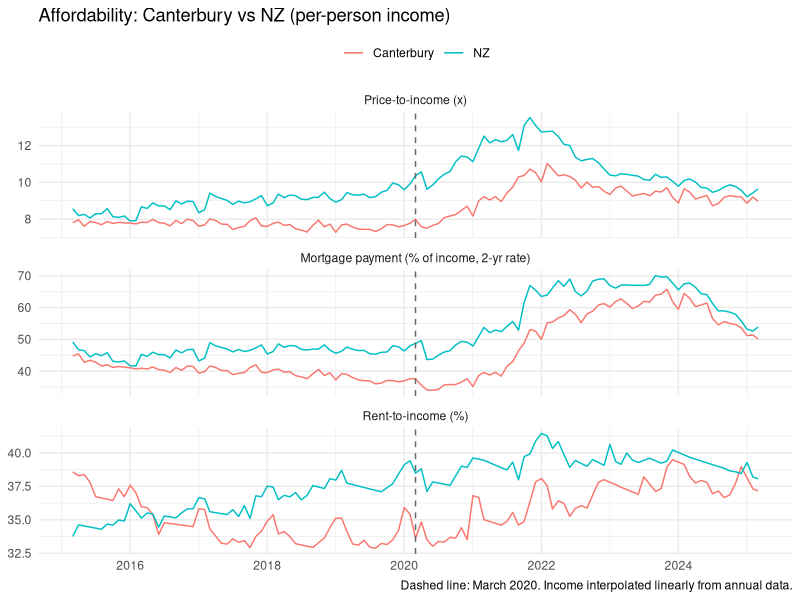
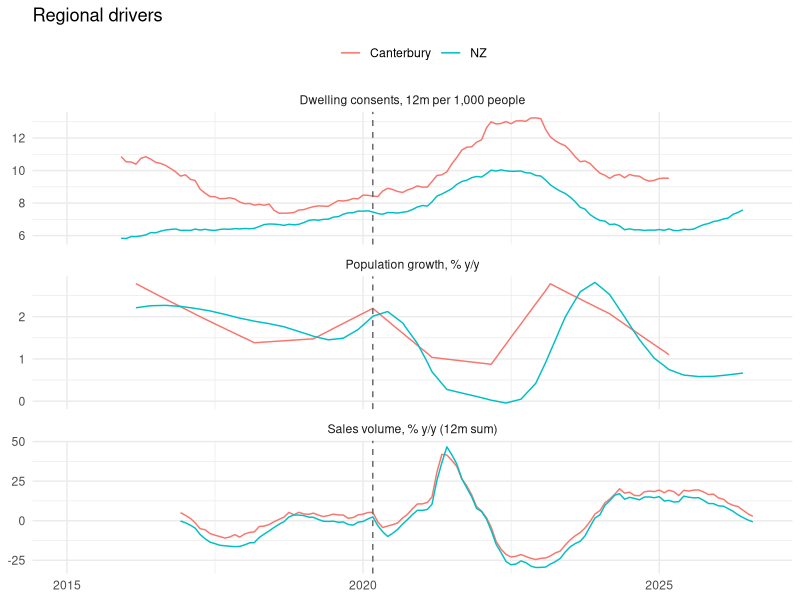
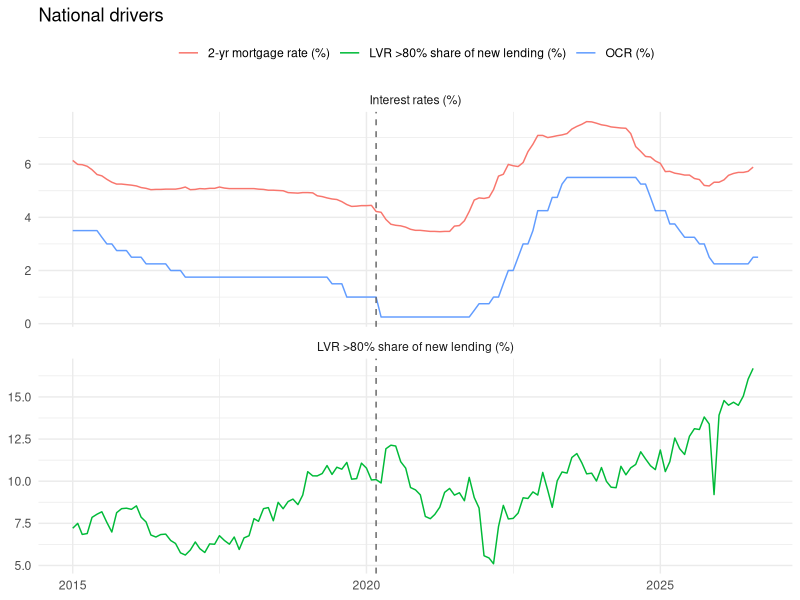
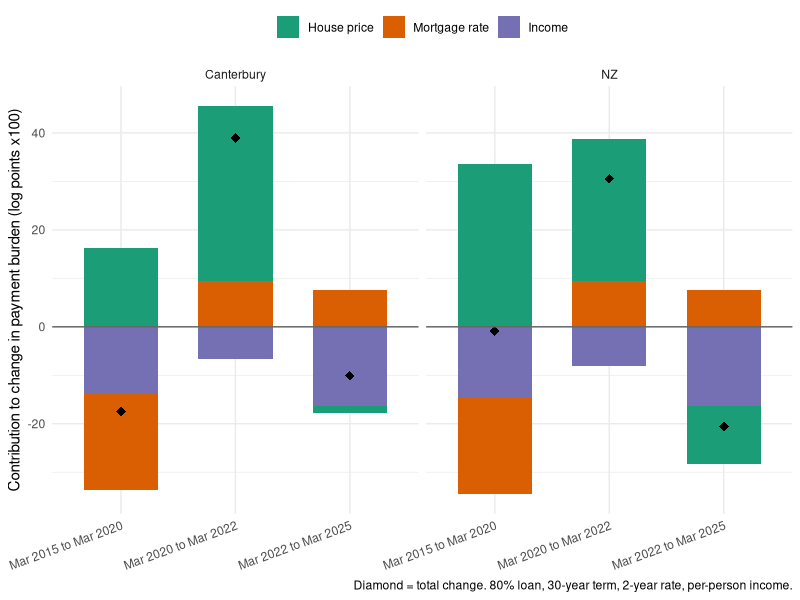
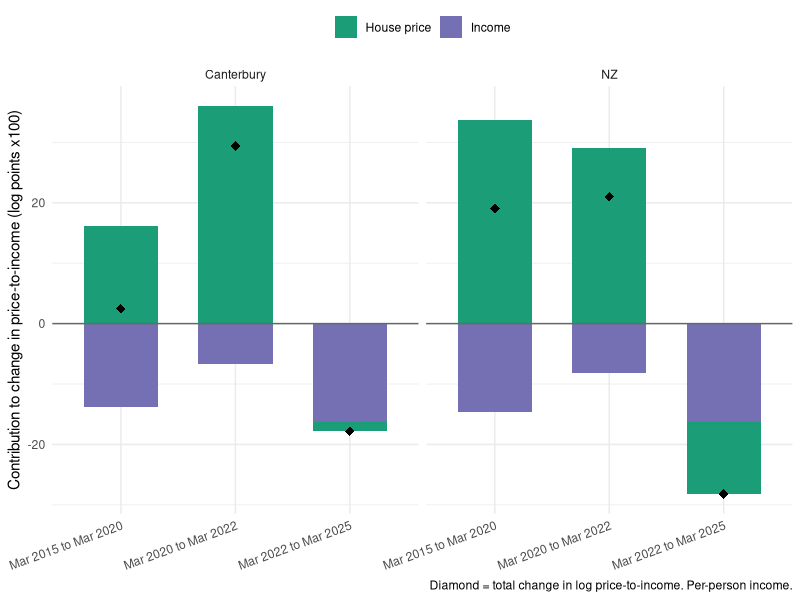
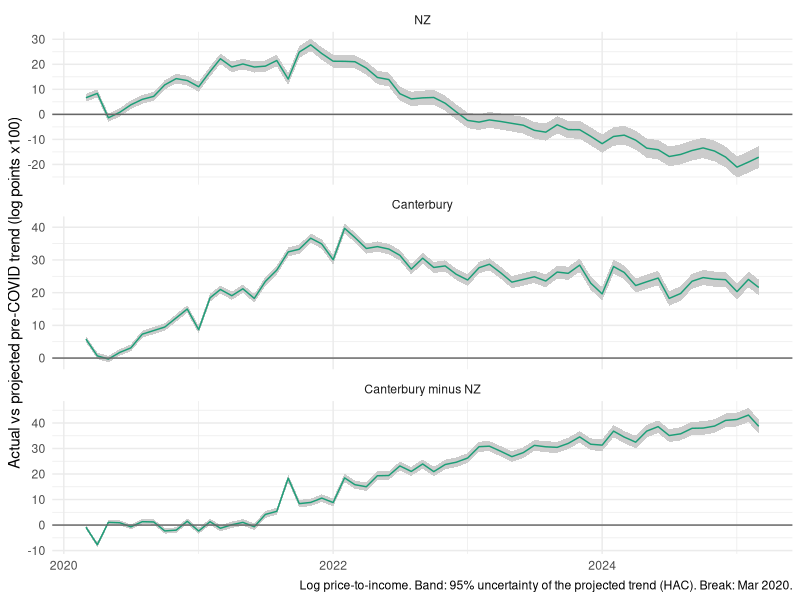
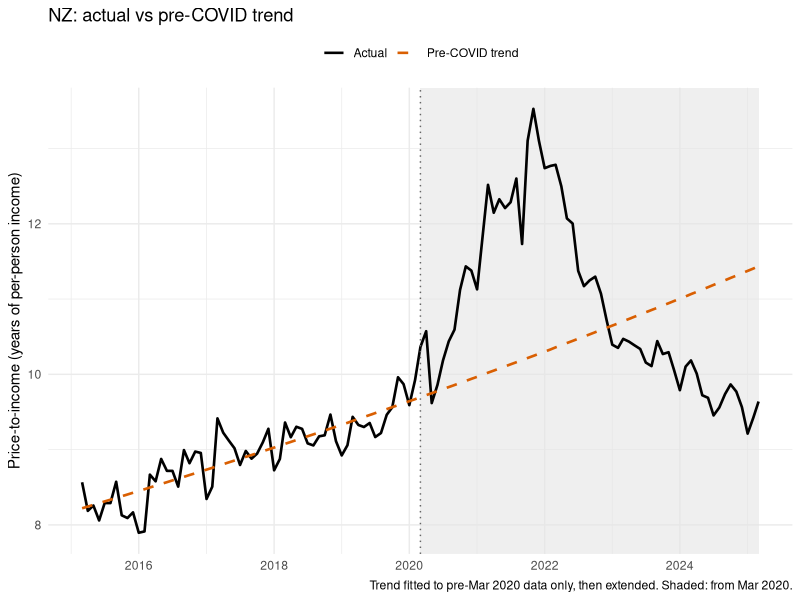
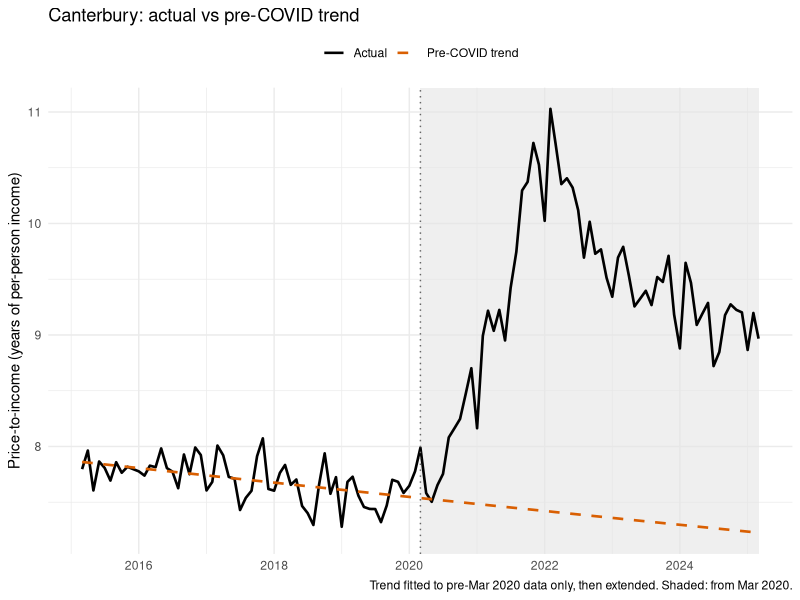

Source code (R) for these figures, in order:
## ---- chunk 1
knitr::opts_chunk$set(message = FALSE, warning = FALSE, fig.width = 8, fig.height = 6)
library(tidyverse)
library(readxl)
library(zoo)
library(sandwich)
library(lmtest)
# car is called as car::vif(): loading it would mask dplyr::recode, used in the plots

covid         <- as.Date("2020-03-01")  # first post-COVID month; the single break date used throughout
common_window <- TRUE                   # TRUE: NZ and Canterbury full-sample models use identical months
## ---- chunk 2
raw <- read_excel("Time_series_data.xlsx", sheet = "Combined")
names(raw) <- str_squish(names(raw))   # strips trailing/double spaces

df <- raw %>%
  transmute(
    date          = as.Date(Date),
    nz_price      = `NZ Median sale price`,
    cant_price    = `Canterbury Median sale price`,
    nz_rent       = `Median Rent`,
    cant_rent     = `Canterbury Median Rent`,
    nz_low_rent   = `Lower Quartile Rent`,
    cant_low_rent = `Canterbury Lower Quartile Rent`,
    rate_1y       = `1 Year Mortgage Rate`,
    rate_2y       = `2 Year Mortgage Rate`,
    ocr           = OCR,
    income_nz     = `Mean Income`,              # per person
    income_cant   = `Mean Income Canterbury`,   # per person
    unemp         = `Unemployment Rate`,
    cpi           = CPI,
    pop_nz        = Population,
    pop_cant      = `Canterbury Population`,
    lvr_total     = `LVR Total New Commitments (NZDm)`,
    lvr_above80   = `LVR Above 80% Commitments (NZDm)`,
    consents_nz   = `Dwelling Unit Consents`,
    consents_cant = `Canterbury Dwelling Unit Consents`,
    vol_nz        = `Volume Sold`,
    vol_cant      = `Volume Sold Canterbury`,
    net_mig_nz    = `Net migration`,
    bright_line   = `Bright Line Test Period`   # holding period in force (years)
  )

stopifnot(all(as.numeric(diff(df$date)) %in% 28:31))   # monthly grid, no gaps
## ---- chunk 3
# Linear interpolation between observed points; na.rm = FALSE means no extrapolation
interp_vars <- c("income_nz", "income_cant", "unemp", "cpi", "pop_nz", "pop_cant")
df <- df %>% mutate(across(all_of(interp_vars), ~ na.approx(.x, na.rm = FALSE)))

# Monthly P&I payment on an 80% loan, as % of annual income
pmt_share <- function(price, rate_pct, income, ltv = 0.8, years = 30) {
  r <- rate_pct / 100 / 12
  n <- years * 12
  price * ltv * r / (1 - (1 + r)^(-n)) * 12 / income * 100
}

df <- df %>%
  mutate(
    # affordability outcomes (2-year rate main, 1-year sensitivity)
    pti_nz       = nz_price / income_nz,
    pti_cant     = cant_price / income_cant,
    serv_nz_2y   = pmt_share(nz_price,   rate_2y, income_nz),
    serv_cant_2y = pmt_share(cant_price, rate_2y, income_cant),
    serv_nz_1y   = pmt_share(nz_price,   rate_1y, income_nz),
    serv_cant_1y = pmt_share(cant_price, rate_1y, income_cant),
    rti_nz       = nz_rent   * 52 / income_nz   * 100,
    rti_cant     = cant_rent * 52 / income_cant * 100,

    # regressors
    lvr_share       = lvr_above80 / lvr_total * 100,
    net_mig_nz_k    = net_mig_nz / 1000,
    pop_growth_nz   = 100 * (pop_nz   / dplyr::lag(pop_nz, 12)   - 1),
    pop_growth_cant = 100 * (pop_cant / dplyr::lag(pop_cant, 12) - 1),

    consents_12m_nz       = rollsumr(consents_nz,   12, fill = NA),
    consents_12m_cant     = rollsumr(consents_cant, 12, fill = NA),
    consents_per1000_nz   = consents_12m_nz   / pop_nz   * 1000,
    consents_per1000_cant = consents_12m_cant / pop_cant * 1000,

    vol_12m_nz   = rollsumr(vol_nz,   12, fill = NA),
    vol_12m_cant = rollsumr(vol_cant, 12, fill = NA),
    vol_yoy_nz   = 100 * (vol_12m_nz   / dplyr::lag(vol_12m_nz, 12)   - 1),
    vol_yoy_cant = 100 * (vol_12m_cant / dplyr::lag(vol_12m_cant, 12) - 1)
  )
## ---- chunk 4
# Coverage of every variable
df %>%
  pivot_longer(-date) %>%
  filter(!is.na(value)) %>%
  group_by(name) %>%
  summarise(n = n(), first = min(date), last = max(date), .groups = "drop") %>%
  print(n = Inf)

# Constructed measures vs the official annual points
# (levels differ: per-person vs household income; compare trends)
official <- raw %>%
  transmute(date = as.Date(Date),
            off_pti_nz   = `New Zealand House value to income`,
            off_pti_cant = `Canterbury Region House value to income`,
            off_ser_nz   = `New Zealand Mortgage payment proportion of income`,
            off_ser_cant = `Canterbury Region Mortgage payment proportion of income`) %>%
  filter(!is.na(off_pti_nz)) %>%
  inner_join(df %>% select(date, pti_nz, pti_cant, serv_nz_2y, serv_cant_2y,
                           serv_nz_1y, serv_cant_1y), by = "date") %>%
  drop_na()

tibble(
  measure  = c("PTI", "Serv 2y", "Serv 1y"),
  cor_nz   = c(cor(official$off_pti_nz, official$pti_nz),
               cor(official$off_ser_nz, official$serv_nz_2y),
               cor(official$off_ser_nz, official$serv_nz_1y)),
  cor_cant = c(cor(official$off_pti_cant, official$pti_cant),
               cor(official$off_ser_cant, official$serv_cant_2y),
               cor(official$off_ser_cant, official$serv_cant_1y))
) %>% mutate(across(where(is.numeric), ~ round(.x, 2)))
## ---- chunk 5
outcomes <- df %>%
  select(date, pti_nz, pti_cant, serv_nz = serv_nz_2y, serv_cant = serv_cant_2y,
         rti_nz, rti_cant) %>%
  pivot_longer(-date, names_to = c("measure", "region"), names_pattern = "(.*)_(nz|cant)") %>%
  filter(!is.na(value)) %>%
  mutate(region  = if_else(region == "nz", "NZ", "Canterbury"),
         measure = factor(measure, levels = c("pti", "serv", "rti"),
                          labels = c("Price-to-income (x)",
                                     "Mortgage payment (% of income, 2-yr rate)",
                                     "Rent-to-income (%)")))

ggplot(outcomes, aes(date, value, colour = region)) +
  geom_line() +
  geom_vline(xintercept = covid, linetype = "dashed", colour = "grey40") +
  facet_wrap(~ measure, scales = "free_y", ncol = 1) +
  labs(x = NULL, y = NULL, colour = NULL,
       title = "Affordability: Canterbury vs NZ (per-person income)",
       caption = paste0("Dashed line: ", format(covid, "%B %Y"),
                        ". Income interpolated linearly from annual data.")) +
  theme_minimal() + theme(legend.position = "top")
## ---- chunk 6
by_region <- df %>%
  select(date, consents_per1000_nz, consents_per1000_cant,
         pop_growth_nz, pop_growth_cant, vol_yoy_nz, vol_yoy_cant) %>%
  pivot_longer(-date, names_to = c("var", "region"), names_pattern = "(.*)_(nz|cant)") %>%
  mutate(region = if_else(region == "nz", "NZ", "Canterbury"),
         var = factor(var, levels = c("consents_per1000", "pop_growth", "vol_yoy"),
                      labels = c("Dwelling consents, 12m per 1,000 people",
                                 "Population growth, % y/y",
                                 "Sales volume, % y/y (12m sum)")))

ggplot(by_region, aes(date, value, colour = region)) +
  geom_line(na.rm = TRUE) +
  geom_vline(xintercept = covid, linetype = "dashed", colour = "grey40") +
  facet_wrap(~ var, scales = "free_y", ncol = 1) +
  labs(x = NULL, y = NULL, colour = NULL, title = "Regional drivers") +
  theme_minimal() + theme(legend.position = "top")

national <- df %>%
  select(date, `2-yr mortgage rate (%)` = rate_2y, `OCR (%)` = ocr,
         `LVR >80% share of new lending (%)` = lvr_share) %>%
  pivot_longer(-date) %>%
  mutate(panel = if_else(name == "LVR >80% share of new lending (%)",
                         name, "Interest rates (%)"))

ggplot(national, aes(date, value, colour = name)) +
  geom_line(na.rm = TRUE) +
  geom_vline(xintercept = covid, linetype = "dashed", colour = "grey40") +
  facet_wrap(~ panel, scales = "free_y", ncol = 1) +
  labs(x = NULL, y = NULL, colour = NULL, title = "National drivers") +
  theme_minimal() + theme(legend.position = "top")
## ---- chunk 7
# Pre/post COVID means
df %>%
  filter(!is.na(pti_nz)) %>%
  mutate(period = if_else(date < covid,
                          paste0("Pre-COVID (to ", format(covid - 1, "%b %Y"), ")"),
                          paste(format(covid, "%b %Y"), "onward"))) %>%
  group_by(period) %>%
  summarise(across(c(pti_nz, pti_cant, serv_nz_2y, serv_cant_2y, rti_nz, rti_cant),
                   ~ round(mean(.x, na.rm = TRUE), 1)), .groups = "drop")
## ---- chunk 8
k_fun <- function(rate_pct, years = 30) {          # monthly payment per $1 borrowed
  r <- rate_pct / 100 / 12
  n <- years * 12
  r / (1 - (1 + r)^(-n))
}

windows <- tibble(
  window = c("Mar 2015 to Mar 2020", "Mar 2020 to Mar 2022", "Mar 2022 to Mar 2025"),
  from   = as.Date(c("2015-03-01", "2020-03-01", "2022-03-01")),
  to     = as.Date(c("2020-03-01", "2022-03-01", "2025-03-01"))
)

anchors <- unique(c(windows$from, windows$to))   # March dates at the ends of each window

anchor <- df %>%
  filter(date %in% anchors) %>%
  transmute(date,
            NZ_price          = log(nz_price),
            NZ_rate           = log(k_fun(rate_2y)),
            NZ_income         = -log(income_nz),       # higher income lowers the burden
            Canterbury_price  = log(cant_price),
            Canterbury_rate   = log(k_fun(rate_2y)),
            Canterbury_income = -log(income_cant)) %>%
  pivot_longer(-date, names_to = c("region", "component"), names_sep = "_")

contrib <- windows %>%
  inner_join(rename(anchor, from = date, v0 = value), by = "from") %>%
  inner_join(rename(anchor, to = date, v1 = value), by = c("to", "region", "component")) %>%
  mutate(contribution = 100 * (v1 - v0),
         window    = factor(window, levels = windows$window),
         component = factor(component, levels = c("price", "rate", "income")))

# Direct change in log(outcome) between window ends, used to check the contributions sum exactly
direct_change <- function(nz_var, cant_var) {
  at <- df %>%
    select(date, NZ = {{ nz_var }}, Canterbury = {{ cant_var }}) %>%
    pivot_longer(-date, names_to = "region", values_to = "x")
  windows %>%
    inner_join(rename(at, from = date, x0 = x), by = "from") %>%
    inner_join(rename(at, to = date, x1 = x), by = c("to", "region")) %>%
    transmute(window = factor(window, levels = windows$window), region,
              direct = 100 * log(x1 / x0))
}

decomp_report <- function(cd, direct, ylab, caption) {
  totals <- cd %>%
    group_by(window, region) %>%
    summarise(total = sum(contribution), .groups = "drop")
  chk <- left_join(totals, direct, by = c("window", "region"))
  stopifnot(all(abs(chk$total - chk$direct) < 1e-8))

  tab <- cd %>%
    select(window, region, component, contribution) %>%
    pivot_wider(names_from = component, values_from = contribution) %>%
    left_join(totals, by = c("window", "region")) %>%
    mutate(across(where(is.numeric), ~ round(.x, 1))) %>%
    arrange(region, window)

  pal <- c(price = "#1b9e77", rate = "#d95f02", income = "#7570b3")
  lab <- c(price = "House price", rate = "Mortgage rate", income = "Income")
  used <- intersect(names(pal), as.character(unique(cd$component)))

  plt <- ggplot(cd, aes(window, contribution, fill = component)) +
    geom_col(width = 0.65) +
    geom_point(data = totals, aes(y = total, fill = NULL), shape = 18, size = 3,
               show.legend = FALSE) +
    geom_hline(yintercept = 0, colour = "grey40") +
    facet_wrap(~ region) +
    scale_fill_manual(values = unname(pal[used]), breaks = used, labels = unname(lab[used])) +
    labs(x = NULL, y = ylab, fill = NULL, caption = caption) +
    theme_minimal() + theme(legend.position = "top",
                            axis.text.x = element_text(angle = 20, hjust = 1))
  list(table = tab, plot = plt)
}

burden <- decomp_report(
  contrib, direct_change(serv_nz_2y, serv_cant_2y),
  "Contribution to change in payment burden (log points x100)",
  "Diamond = total change. 80% loan, 30-year term, 2-year rate, per-person income.")
burden$table
burden$plot

pti <- decomp_report(
  filter(contrib, component != "rate"), direct_change(pti_nz, pti_cant),
  "Contribution to change in price-to-income (log points x100)",
  "Diamond = total change in log price-to-income. Per-person income.")
pti$table
pti$plot
## ---- chunk 9
# Project each region's pre-COVID log-linear trend forward and compare with actual
yr_start <- seq(covid, by = "year", length.out = 5)
yr_end   <- c(yr_start[-1] - 1, max(df$date[!is.na(df$pti_nz)]))
yr_label <- sprintf("%s-%s", format(yr_start, "%b %Y"), format(yr_end, "%b %Y"))

q4 <- df %>%
  filter(!is.na(pti_nz)) %>%                 # Mar 2015 to Mar 2025
  mutate(t = row_number() / 12,              # time in years
         lpti_nz   = log(pti_nz),
         lpti_cant = log(pti_cant),
         gap       = lpti_cant - lpti_nz,
         period    = factor(c("pre", yr_label)[findInterval(date, yr_start) + 1],
                            levels = c("pre", yr_label)))

proj_dev <- function(y, data, break_date) {
  pre  <- data %>% filter(date <  break_date)
  post <- data %>% filter(date >= break_date)

  m0 <- lm(reformulate("t", y), data = pre)
  V  <- NeweyWest(m0, lag = 12, prewhite = FALSE)   # HAC covariance of the trend fit
  X  <- cbind(1, post$t)

  post <- post %>%
    mutate(actual = .data[[y]],
           proj   = as.numeric(X %*% coef(m0)),
           se     = sqrt(rowSums((X %*% V) * X)),   # uncertainty of the projection
           dev    = 100 * (actual - proj),
           lo     = 100 * (actual - proj - 1.96 * se),
           hi     = 100 * (actual - proj + 1.96 * se),
           row    = row_number())

  by_year <- post %>%
    group_by(period) %>%
    summarise(deviation = mean(dev),
              se = 100 * sqrt({xb <- colMeans(X[row, , drop = FALSE]); as.numeric(xb %*% V %*% xb)}),
              .groups = "drop") %>%
    mutate(lo = deviation - 1.96 * se, hi = deviation + 1.96 * se)

  list(monthly = select(post, date, period, dev, lo, hi),
       yearly = by_year, pre_slope = 100 * coef(m0)[["t"]])
}

outs <- c(NZ = "lpti_nz", Canterbury = "lpti_cant", `Canterbury minus NZ` = "gap")
res  <- map(outs, ~ proj_dev(.x, q4, covid))

map_dfr(res, "yearly", .id = "series") %>%
  mutate(across(where(is.numeric), ~ round(.x, 1))) %>%
  arrange(series, period)

round(map_dbl(res, "pre_slope"), 1)       # pre-COVID trend, % per year

map_dfr(res, "monthly", .id = "series") %>%
  mutate(series = factor(series, levels = names(outs))) %>%
  ggplot(aes(date, dev)) +
  geom_ribbon(aes(ymin = lo, ymax = hi), fill = "grey80") +
  geom_line(colour = "#1b9e77") +
  geom_hline(yintercept = 0, colour = "grey40") +
  facet_wrap(~ series, ncol = 1, scales = "free_y") +
  labs(x = NULL, y = "Actual vs projected pre-COVID trend (log points x100)",
       caption = paste0("Log price-to-income. Band: 95% uncertainty of the projected trend (HAC). Break: ",
                        format(covid, "%b %Y"), ".")) +
  theme_minimal()
## ---- chunk 10
trend_plot <- function(var, region) {
  d <- df %>% filter(!is.na(.data[[var]])) %>%
    mutate(t = row_number() / 12, actual = .data[[var]])

  fit <- lm(log(actual) ~ t, data = filter(d, date < covid))     # pre-COVID trend only
  d <- d %>% mutate(predicted = exp(predict(fit, newdata = d)))

  d %>%
    select(date, Actual = actual, `Pre-COVID trend` = predicted) %>%
    pivot_longer(-date, names_to = "series", values_to = "pti") %>%
    ggplot(aes(date, pti, colour = series, linetype = series)) +
    annotate("rect", xmin = covid, xmax = max(d$date), ymin = -Inf, ymax = Inf,
             fill = "grey90", alpha = 0.6) +
    geom_line(linewidth = 0.9) +
    geom_vline(xintercept = covid, colour = "grey40", linetype = "dotted") +
    scale_colour_manual(values = c(Actual = "black", `Pre-COVID trend` = "#d95f02")) +
    scale_linetype_manual(values = c(Actual = "solid", `Pre-COVID trend` = "dashed")) +
    labs(x = NULL, y = "Price-to-income (years of per-person income)",
         colour = NULL, linetype = NULL,
         title = paste0(region, ": actual vs pre-COVID trend"),
         caption = paste0("Trend fitted to pre-", format(covid, "%b %Y"),
                          " data only, then extended. Shaded: from ", format(covid, "%b %Y"), ".")) +
    theme_minimal() + theme(legend.position = "top")
}

trend_plot("pti_nz",   "NZ")
trend_plot("pti_cant", "Canterbury")
## ---- chunk 11
build_d <- function(var, region_name) {
  df %>%
    filter(!is.na(.data[[var]])) %>%
    mutate(t = row_number() / 12, actual = .data[[var]], region = region_name) %>%
    select(date, region, t, actual)
}
d <- bind_rows(build_d("pti_nz", "NZ"), build_d("pti_cant", "Canterbury"))
final_date <- max(d$date)
first_date <- as.Date("2015-03-01")
regions    <- c("NZ", "Canterbury")

# Fit the pre-COVID trend on a window (optionally dropping a block) and report slope, R2,
# and the deviation of the last observation from the projected trend (log points x100)
trend_stats <- function(region_name, from, to, drop_from, drop_to) {
  dat <- d %>% filter(region == region_name, date >= from, date < to)
  if (!is.na(drop_from)) dat <- filter(dat, !(date >= drop_from & date < drop_to))
  if (nrow(dat) < 8) return(NULL)                   # guard against degenerate windows

  fit  <- lm(log(actual) ~ t, data = dat)
  last <- filter(d, region == region_name, date == final_date)
  tibble(n_obs = nrow(dat),
         slope_pct_yr = 100 * coef(fit)[["t"]],      # t is in years
         r_squared = summary(fit)$r.squared,
         deviation_final = 100 * (log(last$actual) - predict(fit, last)))
}

no_drop <- as.Date(NA)
loyo <- tibble(block = c("2015-16", "2016-17", "2017-18", "2018-19", "2019-20"),
               b_from = as.Date(c("2015-03-01", "2016-03-01", "2017-03-01", "2018-03-01", "2019-03-01")),
               b_to   = as.Date(c("2016-03-01", "2017-03-01", "2018-03-01", "2019-03-01", "2020-03-01")))

specs <- bind_rows(
  expand_grid(region = regions, start = as.Date(c("2015-03-01", "2016-01-01", "2017-01-01", "2018-01-01"))) %>%
    transmute(region, test = "Vary start", spec = paste("start", format(start, "%Y-%m")),
              from = start, to = covid, drop_from = no_drop, drop_to = no_drop),
  expand_grid(region = regions, end = as.Date(c("2019-01-01", "2019-07-01", "2020-01-01", "2020-03-01", "2020-04-01"))) %>%
    transmute(region, test = "Vary end", spec = paste("end", format(end, "%Y-%m")),
              from = first_date, to = end, drop_from = no_drop, drop_to = no_drop),
  expand_grid(region = regions, loyo) %>%
    transmute(region, test = "Leave-one-year-out", spec = paste("drop", block),
              from = first_date, to = covid, drop_from = b_from, drop_to = b_to)
)

robust <- specs %>%
  mutate(stats = pmap(list(region, from, to, drop_from, drop_to), trend_stats)) %>%
  unnest(stats) %>%
  select(test, region, spec, n_obs, slope_pct_yr, r_squared, deviation_final)

robust %>% mutate(across(where(is.numeric), ~ round(.x, 2)))

ggplot(robust, aes(spec, slope_pct_yr, fill = region)) +
  geom_col(position = "dodge") +
  facet_wrap(~ test, scales = "free_x") +
  geom_hline(yintercept = 0, colour = "grey40") +
  labs(x = NULL, y = "Pre-COVID trend slope (%/yr)", fill = NULL,
       title = "Robustness of pre-COVID PTI trend slope to window choice") +
  theme_minimal() +
  theme(axis.text.x = element_text(angle = 40, hjust = 1), legend.position = "top")
## ---- chunk 12
# Stack the two regions under common variable names so one formula serves both
model_data <- bind_rows(
  df %>% transmute(date, region = "NZ", price = nz_price, consents = consents_per1000_nz,
                   rate_2y, lvr_share, net_mig_nz_k, unemp, bright_line),
  df %>% transmute(date, region = "Canterbury", price = cant_price, consents = consents_per1000_cant,
                   rate_2y, lvr_share, net_mig_nz_k, unemp, bright_line)
) %>%
  mutate(post_covid = as.integer(date >= covid))

if (common_window) {   # full-sample models on the months where both regions have every variable
  complete_dates <- model_data %>%
    drop_na() %>% count(date) %>% filter(n == 2) %>% pull(date)
  model_data <- filter(model_data, date %in% complete_dates)
}

f_pre  <- log(price) ~ rate_2y + lvr_share + net_mig_nz_k + consents + unemp + bright_line
# Interactions on rate and migration let those slopes change after COVID; the interaction
# p-value tests a break, and post-COVID slope = main effect + interaction
f_full <- update(f_pre, . ~ . + post_covid + rate_2y:post_covid + net_mig_nz_k:post_covid)

fit_one <- function(region_name, sample) {
  dat <- filter(model_data, region == region_name)
  # do.call embeds the data in the model call, so waldtest()/car::vif() can re-evaluate it
  if (sample == "pre") do.call(lm, list(f_pre, data = filter(dat, date < covid)))
  else do.call(lm, list(f_full, data = dat))
}

fits <- list(
  "NZ (pre-COVID)"           = fit_one("NZ", "pre"),
  "Canterbury (pre-COVID)"   = fit_one("Canterbury", "pre"),
  "NZ (full sample)"         = fit_one("NZ", "full"),
  "Canterbury (full sample)" = fit_one("Canterbury", "full")
)

hac_tidy <- function(fit, model_name) {
  ct <- coeftest(fit, vcov = NeweyWest(fit, prewhite = FALSE, adjust = TRUE))
  tibble(model = model_name, term = rownames(ct),
         estimate = ct[, 1], std.error = ct[, 2], statistic = ct[, 3], p.value = ct[, 4],
         r.squared = summary(fit)$r.squared, n = nobs(fit))
}

sig_stars <- function(p) {
  case_when(p < 0.001 ~ "***", p < 0.01 ~ "**", p < 0.05 ~ "*", p < 0.1 ~ ".", TRUE ~ "")
}

results <- imap_dfr(fits, hac_tidy) %>%
  mutate(model = factor(model, levels = names(fits)),
         display = paste0(sprintf("%.4f", estimate), sig_stars(p.value)))
## ---- chunk 13
for (m in names(fits)) {
  r <- filter(results, model == m)
  cat(sprintf("\n#### %s (R-squared = %.3f, n = %d)\n\n", m, r$r.squared[1], r$n[1]))
  r %>%
    transmute(Term = term, Estimate = display,
              `Std.Error` = sprintf("%.4f", std.error),
              `t-stat` = sprintf("%.2f", statistic),
              `p-value` = sprintf("%.3f", p.value)) %>%
    knitr::kable(align = "lrrrr") %>%
    cat(sep = "\n")
}
cat("\nSignificance: *** p<0.001, ** p<0.01, * p<0.05, . p<0.1\n")
## ---- chunk 14
# Joint HAC Wald test: are all slope coefficients zero?
imap_dfr(fits, function(fit, m) {
  w <- waldtest(fit, vcov = NeweyWest(fit, prewhite = FALSE, adjust = TRUE))
  tibble(model = m, F_stat = round(w$F[2], 3), p_value = round(w$`Pr(>F)`[2], 4))
})

# VIF. Main-effect/interaction pairs in the full-sample models are collinear by construction
imap_dfr(fits, ~ tibble(model = .y, term = names(car::vif(.x)), VIF = round(car::vif(.x), 2))) %>%
  pivot_wider(names_from = model, values_from = VIF) %>%
  arrange(term)

# Q2: NZ vs Canterbury, all terms side by side
results %>%
  filter(term != "(Intercept)") %>%
  select(model, term, display) %>%
  pivot_wider(names_from = model, values_from = display, values_fill = "")
## ---- chunk 15
## ---- chunk 12d: rent-to-income (RTI) descriptive treatment ----------------
# rti_nz / rti_cant already exist in df (chunk 2-ish: rti_nz = nz_rent*52/
# income_nz*100) and already appear in the combined outcomes facet chart and
# the pre/post-COVID means table -- but unlike PTI, RTI has never had its
# own standalone trend chart or a rent-vs-income decomposition. This chunk
# gives it the same descriptive treatment chunk 12b/12c gave PTI, purely
# descriptive (no regression/driver modelling -- rent-to-income is kept out
# of the Q1/Q2 driver regressions since rent itself would need its own
# demand/supply driver model, which is out of scope here).
#
# Also adds LOWER-QUARTILE RTI alongside the median, using `Lower Quartile
# Rent` / `Canterbury Lower Quartile Rent` (already in the raw spreadsheet,
# no new sourcing needed). Median RTI tells you about the "typical" renter;
# lower-quartile RTI is a much better proxy for how stretched the most
# vulnerable/lowest-cost renters are, since affordability pressure usually
# bites hardest at the bottom of the market. Note: income is NOT split by
# quartile (no such series available), so lower-quartile RTI pairs
# lower-quartile RENT against the SAME (median/mean per-person) income used
# elsewhere -- flagged as a limitation, not a true "low-income renter"
# ratio, just a bottom-of-market rent proxy against typical income.

library(dplyr)
library(tidyr)
library(ggplot2)

covid <- as.Date("2020-03-01")

## ---- build lower-quartile RTI (mirrors how rti_nz / rti_cant were built) --
df <- df %>%
  mutate(
    rti_lq_nz   = nz_low_rent             * 52 / income_nz   * 100,
    rti_lq_cant = cant_low_rent   * 52 / income_cant * 100
  )

## ---- standalone RTI trend chart, NZ vs Canterbury, median + lower-quartile
rti_long <- df %>%
  select(date,
         `NZ - median`             = rti_nz,
         `Canterbury - median`     = rti_cant,
         `NZ - lower quartile`     = rti_lq_nz,
         `Canterbury - lower quartile` = rti_lq_cant) %>%
  pivot_longer(-date, names_to = "series", values_to = "rti") %>%
  filter(!is.na(rti)) %>%
  separate(series, into = c("region", "measure"), sep = " - ")

ggplot(rti_long, aes(date, rti, colour = region, linetype = measure)) +
  geom_line(linewidth = 0.7) +
  geom_vline(xintercept = covid, linetype = "dashed", colour = "grey40") +
  labs(x = NULL, y = "Rent-to-income (%, annualised)", colour = NULL, linetype = NULL,
       title = "Rent-to-income ratio: Canterbury vs NZ, median vs lower-quartile rent",
       caption = paste("Rent = weekly rent x 52. Income interpolated linearly from annual data, same (median/mean) income series used for both rent measures.",
                        "Dashed line: March 2020.", sep = "\n")) +
  theme_minimal() + theme(legend.position = "top")

## ---- pre/post-COVID RTI summary (mean, min, max) ---------------------------
rti_summary <- df %>%
  filter(!is.na(rti_nz) | !is.na(rti_cant) | !is.na(rti_lq_nz) | !is.na(rti_lq_cant)) %>%
  mutate(period = if_else(date < covid, "Pre-COVID (to Feb 2020)", "Mar 2020 onward")) %>%
  group_by(period) %>%
  summarise(
    NZ_median_mean         = round(mean(rti_nz,     na.rm = TRUE), 1),
    NZ_median_min          = round(min(rti_nz,      na.rm = TRUE), 1),
    NZ_median_max          = round(max(rti_nz,      na.rm = TRUE), 1),
    Canterbury_median_mean = round(mean(rti_cant,   na.rm = TRUE), 1),
    Canterbury_median_min  = round(min(rti_cant,    na.rm = TRUE), 1),
    Canterbury_median_max  = round(max(rti_cant,    na.rm = TRUE), 1),
    NZ_LQ_mean             = round(mean(rti_lq_nz,   na.rm = TRUE), 1),
    NZ_LQ_min              = round(min(rti_lq_nz,    na.rm = TRUE), 1),
    NZ_LQ_max              = round(max(rti_lq_nz,    na.rm = TRUE), 1),
    Canterbury_LQ_mean     = round(mean(rti_lq_cant, na.rm = TRUE), 1),
    Canterbury_LQ_min      = round(min(rti_lq_cant,  na.rm = TRUE), 1),
    Canterbury_LQ_max      = round(max(rti_lq_cant,  na.rm = TRUE), 1),
    .groups = "drop")

rti_summary

## ---- chunk 12e: rent vs income decomposition (exact, same logic as 12b) --
# log(RTI) = log(rent) - log(income), exactly analogous to the PTI
# decomposition (log(PTI) = log(price) - log(income)) -- two components,
# sums to the total with no residual. Reuses `windows` / `anchors` from
# chunk 11, same as the PTI version. Median rent only here (lower-quartile
# decomposition would just repeat the same income contribution against a
# different rent series -- shown in the trend chart/summary table above
# instead, to avoid a redundant, near-identical set of bar charts).

dl_rti <- df %>%
  filter(date %in% anchors) %>%
  transmute(date,
            NZ_rent            = log(nz_rent),
            NZ_income          = -log(income_nz),
            Canterbury_rent    = log(cant_rent),
            Canterbury_income  = -log(income_cant)) %>%
  pivot_longer(-date, names_to = c("region", "component"), names_sep = "_")

start_rti <- dl_rti %>% rename(from = date, v0 = value)
end_rti   <- dl_rti %>% rename(to   = date, v1 = value)

contrib_rti <- windows %>%
  inner_join(start_rti, by = "from") %>%
  inner_join(end_rti, by = c("to", "region", "component")) %>%
  mutate(contribution = 100 * (v1 - v0),
         window    = factor(window, levels = windows$window),
         component = factor(component, levels = c("rent", "income")))

totals_rti <- contrib_rti %>%
  group_by(window, region) %>%
  summarise(total = sum(contribution), .groups = "drop")

# check: contributions must sum to the direct change in log RTI
direct_rti <- windows %>%
  inner_join(df %>% select(from = date, nz0 = rti_nz, c0 = rti_cant), by = "from") %>%
  inner_join(df %>% select(to = date, nz1 = rti_nz, c1 = rti_cant), by = "to") %>%
  transmute(window = factor(window, levels = windows$window),
            NZ = 100 * log(nz1 / nz0), Canterbury = 100 * log(c1 / c0)) %>%
  pivot_longer(-window, names_to = "region", values_to = "direct")
chk_rti <- left_join(totals_rti, direct_rti, by = c("window", "region"))
stopifnot(all(abs(chk_rti$total - chk_rti$direct) < 1e-8))

contrib_rti %>%
  select(window, region, component, contribution) %>%
  pivot_wider(names_from = component, values_from = contribution) %>%
  left_join(totals_rti, by = c("window", "region")) %>%
  mutate(across(where(is.numeric), ~ round(.x, 1))) %>%
  arrange(region, window)

## ---- chunk 12f: plot -------------------------------------------------------
ggplot(contrib_rti, aes(window, contribution, fill = component)) +
  geom_col(width = 0.65) +
  geom_point(data = totals_rti, aes(y = total, fill = NULL), shape = 18, size = 3,
             show.legend = FALSE) +
  geom_hline(yintercept = 0, colour = "grey40") +
  facet_wrap(~ region) +
  scale_fill_manual(values = c(rent = "#d95f02", income = "#7570b3"),
                    labels = c("Rent", "Income")) +
  labs(x = NULL, y = "Contribution to change in rent-to-income ratio (log points x100)",
       fill = NULL,
       caption = "Diamond = total change in log rent-to-income ratio (median rent). Per-person income.") +
  theme_minimal() + theme(legend.position = "top",
                          axis.text.x = element_text(angle = 20, hjust = 1))
